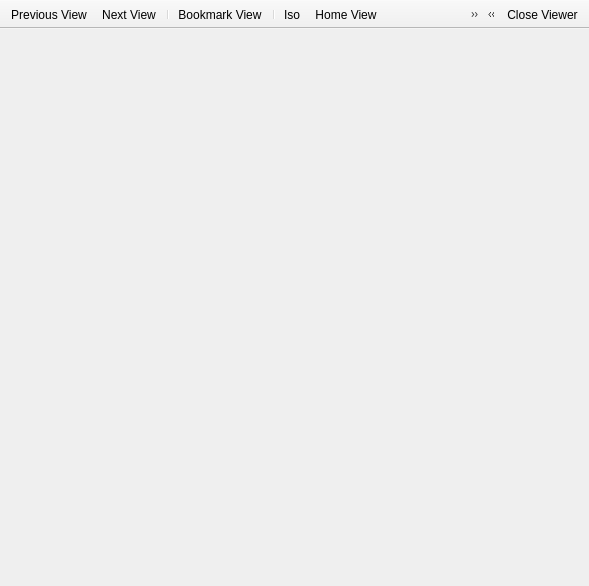
<?xml version="1.0" encoding="UTF-8"?>
<ui version="4.0">
 <class>MainWindow</class>
 <widget class="QMainWindow" name="MainWindow">
  <property name="geometry">
   <rect>
    <x>0</x>
    <y>0</y>
    <width>589</width>
    <height>586</height>
   </rect>
  </property>
  <property name="cursor">
   <cursorShape>ArrowCursor</cursorShape>
  </property>
  <property name="windowTitle">
   <string>Viewer Window</string>
  </property>
  <property name="iconSize">
   <size>
    <width>8</width>
    <height>8</height>
   </size>
  </property>
  <property name="animated">
   <bool>true</bool>
  </property>
  <property name="documentMode">
   <bool>false</bool>
  </property>
  <property name="tabShape">
   <enum>QTabWidget::Rounded</enum>
  </property>
  <property name="dockNestingEnabled">
   <bool>false</bool>
  </property>
  <property name="unifiedTitleAndToolBarOnMac">
   <bool>false</bool>
  </property>
  <widget class="QWidget" name="centralwidget"/>
  <widget class="QToolBar" name="m_toolbarViewsLeft">
   <property name="enabled">
    <bool>true</bool>
   </property>
   <property name="contextMenuPolicy">
    <enum>Qt::DefaultContextMenu</enum>
   </property>
   <property name="windowTitle">
    <string>toolBar</string>
   </property>
   <property name="movable">
    <bool>false</bool>
   </property>
   <property name="allowedAreas">
    <set>Qt::TopToolBarArea</set>
   </property>
   <property name="iconSize">
    <size>
     <width>8</width>
     <height>8</height>
    </size>
   </property>
   <property name="floatable">
    <bool>false</bool>
   </property>
   <attribute name="toolBarArea">
    <enum>TopToolBarArea</enum>
   </attribute>
   <attribute name="toolBarBreak">
    <bool>true</bool>
   </attribute>
   <addaction name="m_actionViewPrevious"/>
   <addaction name="m_actionViewNext"/>
   <addaction name="separator"/>
   <addaction name="m_actionViewBookmark"/>
   <addaction name="separator"/>
   <addaction name="m_actionViewIso"/>
   <addaction name="m_actionViewHome"/>
   <addaction name="m_actionViewBottom"/>
   <addaction name="m_actionViewTop"/>
   <addaction name="m_actionViewLeft"/>
   <addaction name="m_actionViewRight"/>
  </widget>
  <widget class="QToolBar" name="m_toolbarViewsRight">
   <property name="windowTitle">
    <string>toolBar</string>
   </property>
   <property name="layoutDirection">
    <enum>Qt::RightToLeft</enum>
   </property>
   <property name="movable">
    <bool>false</bool>
   </property>
   <property name="allowedAreas">
    <set>Qt::TopToolBarArea</set>
   </property>
   <property name="iconSize">
    <size>
     <width>8</width>
     <height>8</height>
    </size>
   </property>
   <attribute name="toolBarArea">
    <enum>TopToolBarArea</enum>
   </attribute>
   <attribute name="toolBarBreak">
    <bool>false</bool>
   </attribute>
   <addaction name="m_actionViewClose"/>
   <addaction name="actionViewFull"/>
   <addaction name="m_actionViewNormal"/>
   <addaction name="m_actionViewVirtual"/>
  </widget>
  <action name="m_actionViewPrevious">
   <property name="icon">
    <iconset resource="../Icons/Icons-2x.qrc">
     <normaloff>:/arrow-circle-left.png</normaloff>:/arrow-circle-left.png</iconset>
   </property>
   <property name="text">
    <string>Previous View</string>
   </property>
  </action>
  <action name="m_actionViewNext">
   <property name="icon">
    <iconset resource="../Icons/Icons-2x.qrc">
     <normaloff>:/arrow-circle-right.png</normaloff>:/arrow-circle-right.png</iconset>
   </property>
   <property name="text">
    <string>Next View</string>
   </property>
  </action>
  <action name="m_actionViewBookmark">
   <property name="icon">
    <iconset resource="../Icons/Icons-2x.qrc">
     <normaloff>:/camera-slr.png</normaloff>:/camera-slr.png</iconset>
   </property>
   <property name="text">
    <string>Bookmark View</string>
   </property>
  </action>
  <action name="m_actionViewIso">
   <property name="icon">
    <iconset resource="../Icons/Icons-2x.qrc">
     <normaloff>:/command.png</normaloff>:/command.png</iconset>
   </property>
   <property name="text">
    <string>Iso</string>
   </property>
  </action>
  <action name="m_actionViewHome">
   <property name="icon">
    <iconset resource="../Icons/Icons-2x.qrc">
     <normaloff>:/home.png</normaloff>:/home.png</iconset>
   </property>
   <property name="text">
    <string>Home View</string>
   </property>
  </action>
  <action name="m_actionViewTop">
   <property name="icon">
    <iconset resource="../Icons/Icons-2x.qrc">
     <normaloff>:/caret-top.png</normaloff>:/caret-top.png</iconset>
   </property>
   <property name="text">
    <string>Top View</string>
   </property>
  </action>
  <action name="m_actionViewBottom">
   <property name="icon">
    <iconset resource="../Icons/Icons-2x.qrc">
     <normaloff>:/caret-bottom.png</normaloff>:/caret-bottom.png</iconset>
   </property>
   <property name="text">
    <string>Bottom View</string>
   </property>
  </action>
  <action name="m_actionViewLeft">
   <property name="icon">
    <iconset resource="../Icons/Icons-2x.qrc">
     <normaloff>:/caret-left.png</normaloff>:/caret-left.png</iconset>
   </property>
   <property name="text">
    <string>Left View</string>
   </property>
  </action>
  <action name="m_actionViewRight">
   <property name="icon">
    <iconset resource="../Icons/Icons-2x.qrc">
     <normaloff>:/caret-right.png</normaloff>:/caret-right.png</iconset>
   </property>
   <property name="text">
    <string>Right View</string>
   </property>
  </action>
  <action name="m_actionViewClose">
   <property name="icon">
    <iconset resource="../Icons/Icons-2x.qrc">
     <normaloff>:/circle-x.png</normaloff>:/circle-x.png</iconset>
   </property>
   <property name="text">
    <string>Close Viewer</string>
   </property>
  </action>
  <action name="m_actionViewVirtual">
   <property name="icon">
    <iconset resource="../Icons/Icons-2x.qrc">
     <normaloff>:/external-link.png</normaloff>:/external-link.png</iconset>
   </property>
   <property name="text">
    <string>Virtual Screen</string>
   </property>
  </action>
  <action name="actionViewFull">
   <property name="icon">
    <iconset resource="../Icons/Icons-2x.qrc">
     <normaloff>:/fullscreen-enter.png</normaloff>:/fullscreen-enter.png</iconset>
   </property>
   <property name="text">
    <string>Full Screen</string>
   </property>
  </action>
  <action name="m_actionViewNormal">
   <property name="icon">
    <iconset resource="../Icons/Icons-2x.qrc">
     <normaloff>:/fullscreen-exit.png</normaloff>:/fullscreen-exit.png</iconset>
   </property>
   <property name="text">
    <string>Normal View Screen</string>
   </property>
  </action>
 </widget>
 <resources>
  <include location="../Icons/Icons-2x.qrc"/>
 </resources>
 <connections/>
</ui>
